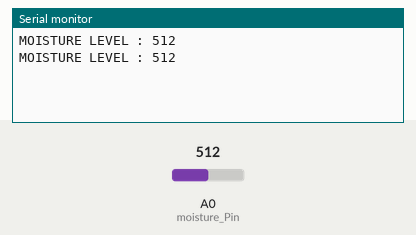
This sketch was run on a simulated Arduino Uno, built with avr-gcc and run on an emulated ATmega328P. Shown: the last lines printed to the serial monitor. Inputs (shaded band) come from the test bench; at power-on: A0 (moisture_Pin) = 512.

Above: at 1.8 s.
1.9 s: A0 (moisture_Pin) set to 716
At 2.8 s:
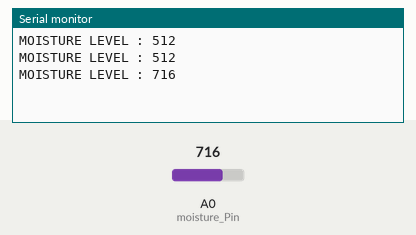
3.4 s: A0 (moisture_Pin) set to 900
At 4.8 s:
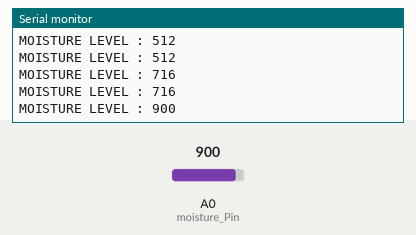
Timing chart, 0 to 6.4 s (numbered marks = the images above; inputs shaded):
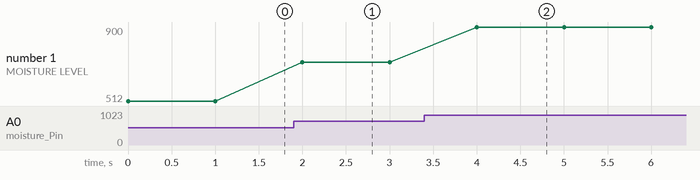

Measured:
- after the input at 1.9 s, the serial monitor: prints a new line after 0.10 s (image 1)
- after the input at 3.4 s, the serial monitor: prints a new line after 0.60 s (image 2)
- plotted number 1: 512 → 716 after the input at 1.9 s, 716 → 900 after the input at 3.4 s

The sketch:

Soil_Moisture.ino
```cpp
/*
 * AskSensors IoT Platform.
 * Description: Soil moisture monitoring using ESP8266 and the AskSensors IoT cloud.
 *  Author: https://asksensors.com, 2018 - 2019
 *  github: https://github.com/asksensors/AskSensors-ESP8266-Moisture
 */
int moisture_Pin= 0; // Soil Moisture Sensor input at Analog PIN A0
int moisture_value= 0;

void setup() {

  Serial.begin(115200);

}

void loop() {


    Serial.print("MOISTURE LEVEL : ");
    moisture_value= analogRead(moisture_Pin);
//    moisture_value= moisture_value/10;
    Serial.println(moisture_value);
    delay(1000);

}
```
